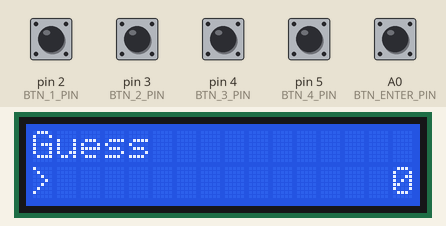
Simulated run of this sketch. Board: Arduino Uno, built with avr-gcc and run on an emulated ATmega328P. On the bench: 16×2 character LCD. The test bench sets the inputs (shaded band); at power-on: A0 (BTN_ENTER_PIN), pin 2 (BTN_1_PIN), pin 3 (BTN_2_PIN), pin 4 (BTN_3_PIN), pin 5 (BTN_4_PIN) HIGH. Random numbers use the default seed unless the sketch sets one.

Above: at 10.9 s.
11.0 s: pin 2 (BTN_1_PIN) pulled LOW for 1 s
At 13.2 s:
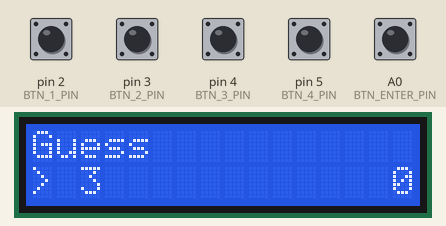
13.5 s: pin 3 (BTN_2_PIN) pulled LOW for 0.25 s
At 14.8 s:
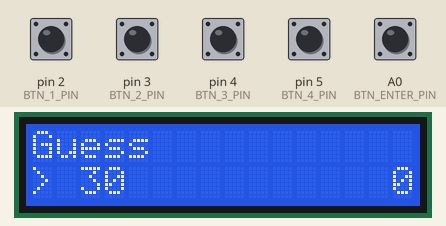
15.2 s: pin 4 (BTN_3_PIN) pulled LOW for 0.25 s
At 16.1 s:
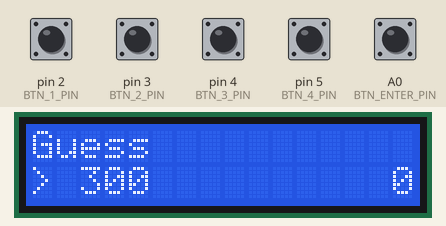
16.9 s: pin 5 (BTN_4_PIN) pulled LOW for 0.25 s
At 17.4 s:
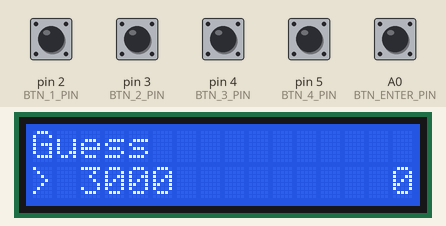
18.6 s: A0 (BTN_ENTER_PIN) pulled LOW for 0.25 s
21.8 s: pin 2 (BTN_1_PIN) pulled LOW for 0.25 s
At 22.4 s:
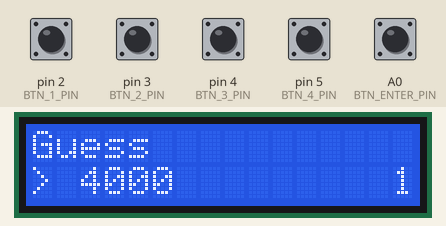
Timing chart, 0 to 24.5 s (numbered marks = the images above; inputs shaded):
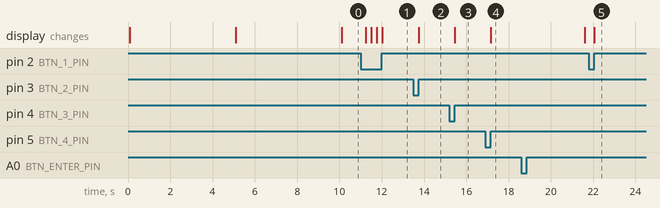

Measured:
- after the input at 11.0 s, the display: first changes after 0.26 s (image 1 shows a later state)
- after the input at 13.5 s, the display: changes after 0.25 s (image 2)
- after the input at 15.2 s, the display: changes after 0.25 s (image 3)
- after the input at 16.9 s, the display: changes after 0.25 s (image 4)
- after the input at 21.8 s, the display: changes after 0.26 s (image 5)

The sketch:

ps6.ino
```cpp
#include "mastermind.h"
#include "lcd_wrapper.h"
#include <Arduino.h>


void setup(){
  pinMode(2,INPUT_PULLUP);
  pinMode(3,INPUT_PULLUP);
  pinMode(4,INPUT_PULLUP);
  pinMode(5,INPUT_PULLUP);
  pinMode(A0,INPUT_PULLUP);

}

void loop(){
  char* secret = generate_code(false, 4);
  play_game(secret);
  free(secret);

}
```

mastermind.cpp
```cpp
#include "Arduino.h"
#include "mastermind.h"
#include "lcd_wrapper.h"
#include <LiquidCrystal_I2C.h>
LiquidCrystal_I2C lcd(0x27,16,2);
char* generate_code(bool repeat, int length) {
    if(!repeat && length > 10) {
        return NULL;
    }
    char* result = (char*)calloc(length+1,sizeof(char));
    randomSeed(analogRead(A2));
    randomSeed(analogRead(random(5,4563)));
      for(int i = 0 ; i < length ; ++i) {
        result[i] = random(0,9) + 48;
        if(repeat == false) {
          for(int j = 0 ; j < i ; ++j) {
            if(result[j] == result[i]) {
              i--;
              break;
            }
          }
        }
      }
    result[length] = '\0';
    return result;
}
void get_score(const char* secret, const char* guess, int* peg_a, int* peg_b) {
  int help = 0;
  int help1 = 0;
  for(int i = 0 ; i < strlen(secret) ; ++i) {
    if(secret[i] == guess[i]) {
      help++;
    }
  }
  for(int i = 0 ; i < strlen(secret) ; ++i) {
    for(int j = 0 ; j < strlen(secret) ; ++j) {
      if(i != j && secret[i] == guess[j]) {
        help1++;
        continue;
      }
    }
  }
  *peg_a = help;
  *peg_b = help1;
}
void turn_off_leds() {
  digitalWrite(LED_BLUE_1,LOW);
  digitalWrite(LED_RED_1,LOW);
  digitalWrite(LED_BLUE_2,LOW);
  digitalWrite(LED_RED_2,LOW);
  digitalWrite(LED_BLUE_3,LOW);
  digitalWrite(LED_RED_3,LOW);
  digitalWrite(LED_BLUE_4,LOW);
  digitalWrite(LED_RED_4,LOW);
}
void render_leds(const int peg_a, const int peg_b){
  int a = 0;
  int b = 0;
  for(int i = 0 ; i < 8 ; ++i) {
    if(a<peg_a) {
      digitalWrite(6+i,HIGH);
      a++;
      i++;
      continue;
    }
    if(b<peg_b) {
      digitalWrite(7+i,HIGH);
      b++;
      i++;
    }
  }
}
void render_history(char* secret, char** history, const int entry_nr) {
  int peg_a = 0;
  int peg_b = 0;
  get_score(secret, history[entry_nr], &peg_b, &peg_a);
  render_leds(peg_a,peg_b);
  lcd.print(history[entry_nr]);
}
void win() {
  digitalWrite(6,HIGH);
  delay(100);
  digitalWrite(7,HIGH);
  delay(100);
  digitalWrite(8,HIGH);
  delay(100);
  digitalWrite(9,HIGH);
  delay(100);
  digitalWrite(10,HIGH);
  delay(100);
  digitalWrite(11,HIGH);
  delay(100);
  digitalWrite(12,HIGH);
  delay(100);
  digitalWrite(13,HIGH);
  delay(1000);
  turn_off_leds();
}
void play_game(char* secret) {
//  char** history = calloc(sizeof(char*),10);
  int peg_a = 0;
  int peg_b = 0;
//  for(int i = 0 ; i < 4 l ; ++i) {
//    history[i] = calloc(sizeof(char),4);
//  }
    lcd.init();
    lcd.backlight();
    lcd.print("Welcome");
    delay(5000);
    lcd.clear();
    lcd.setCursor(0, 0);
    lcd.print("Generate number");
    delay(5000);
    lcd.clear();
    lcd.setCursor(0,0);
    lcd.print("Guess");
    lcd.setCursor(0,1);
    char* guess = (char*)calloc(4,sizeof(char));
    for(int i = 0 ; i < 4 ; ++i) {
      guess[i] = '0';
    }
    guess[4] = '\0';
    lcd.print('>');
    int help = -1;
    int help1 = -1;
    int help2 = -1;
    int help3 = -1;
    int count = 0;
    while(true) {
      turn_off_leds();
      lcd.setCursor(15,1);
      lcd.print(count);
      if(digitalRead(2) == 0) {
        help++;
        if(help > 9) {
          help = 0;
        }
        delay(250);
        lcd.setCursor(2,1);
        lcd.print(help);
      }
      if(digitalRead(3) == 0) {
        help1++;
        if(help1 > 9) {
          help1 = 0;
        }
        delay(250);
        lcd.setCursor(3,1);
        lcd.print(help1);
      }
      if(digitalRead(4) == 0) {
        help2++;
        if(help2 > 9) {
          help2 = 0;
        }
        delay(250);
        lcd.setCursor(4,1);
        lcd.print(help2);
      }
      if(digitalRead(5) == 0) {
        help3++;
        if(help3 > 9) {
          help3 = 0;
        }
        delay(250);
        lcd.setCursor(5,1);
        lcd.print(help3);
      }
      if(digitalRead(A0) == 0) {
        guess[0] = help + 48;
        guess[1] = help1 + 48;
        guess[2] = help2 + 48;
        guess[3] = help3 + 48;
        get_score(secret,guess,&peg_a,&peg_b);
        if(peg_a == 4) {
          lcd.clear();
          lcd.setCursor(0,0);
          win();
          lcd.print("WIN");
          break;
        } else {
          count++;
        }
        if(count == 10) {
          lcd.clear();
          lcd.setCursor(0,0);
          lcd.print("Lose");
          break;
        }
        render_leds(peg_a,peg_b);
        delay(3000);
      }
    }
    delay(4000);


}
```

mastermind.h
```cpp
#ifndef _MASTERMIND_H
#define _MASTERMIND_H

#define BTN_1_PIN       2
#define BTN_2_PIN       3
#define BTN_3_PIN       4
#define BTN_4_PIN       5
#define BTN_ENTER_PIN   A0

#define LED_BLUE_1      6
#define LED_RED_1       7
#define LED_BLUE_2      8
#define LED_RED_2       9
#define LED_BLUE_3      10
#define LED_RED_3       11
#define LED_BLUE_4      12
#define LED_RED_4       13


/**
 * Generate secret code
 *
 * Generates secret code, which consists from digits only as a string.
 * No two digits in the code combination can be same! Only if the repeat
 * parameter is set to true.
 * The length of generated code is set by the parameter length. If the given
 * parameter is less than 1, function will generate no code and returns NULL.
 * @param repeat if set to true, numbers in the generated code can repeat
 * @param length the length of the code
 * @return Pointer to the random generated code as string of given length. If length param is less than 1, return NULL.
 */
char* generate_code(bool repeat, int length);


/**
 * Game loop
 *
 * This is the main game loop. Function is called with the secret combination and
 * ends, when the combination is found or when the player runs out of the attempts.
 * @param secret reference to the secret combination
 */
void play_game(char* secret);


/**
 * Renders the RGB leds based on the guessed combination
 *
 * Lights up RGB leds with propper colors based on the current guessed combination.
 * Red color is for guessed number on correct position and blue number is for
 * guessed number on incorrect posititoin.
 * @param peg_a number of guessed digits on correct position
 * @param peg_b number of guessed digits on incorrect position
 */
void render_leds(const int peg_a, const int peg_b);


/**
 * Turns all RGB leds off
 */
void turn_off_leds();


/**
 * Renders history
 *
 * Renders line of a history defined by the parameter entry_nr on the display.
 * @param secret reference to the secret combination
 * @param history list (array) of history entries
 * @param entry_nr index of history entry to render
 */
void render_history(char* secret, char** history, const int entry_nr);


/**
 * Returns score for the given guess
 *
 * @param secret the pointer to the secret code
 * @param guess the pointer to the current guess
 * @param peg_a output parameter to get number of As for current guess
 * * @param peg_b output parameter to get number of Bs for current guess
 */
void get_score(const char* secret, const char* guess, int* peg_a, int* peg_b);
#endif
```

lcd_wrapper.cpp
```cpp
#include <Arduino.h>
#include "lcd_wrapper.h"


void lcd_init(){
}

void lcd_clear(){
}


void lcd_set_cursor(int y, int x){
}


void lcd_print(char* text){
    Serial.println(text);
}


void lcd_print_at(int y, int x, char* text){
    lcd_set_cursor(y, x);
    lcd_print(text);
}
```

lcd_wrapper.h
```cpp
#ifndef _LCD_H
#define _LCD_H

/**
 * Initialize LCD
 *
 * Everything you need to initialize your LCD display, place here.
 * This function should be called in function setup().
 */
void lcd_init();


/**
 * Clears the LCD display
 *
 * Clears content of the LCD display. After the call is display empty.
 */
void lcd_clear();


/**
 * Set cursor to given posititon
 *
 * Sets cursor to given position based on y and x coordinates.
 * @param y the row
 * @param x the column
 */
void lcd_set_cursor(int y, int x);


/**
 * Print text on LCD display
 *
 * Prints the givent text on the display on the current
 * cursor position.
 * @param text the text to print
 */
void lcd_print(char* text);


/**
 * Set cursor to given positition and print text
 *
 * Sets the cursor to given position based on y and x coorindates
 * and then prints the given text.
 * @param y the row
 * @param x the column
 * @param text the text to print
 */
void lcd_print_at(int y, int x, char* text);

#endif
```
